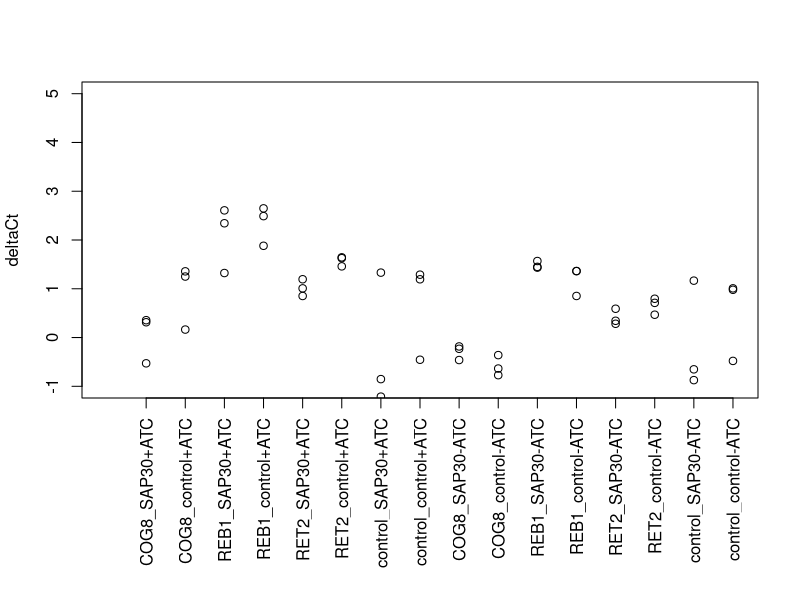

R code for this plot:
require("readxl")
#goal: analyze qPCR results - plot 
getwd()
#setwd("/Users/adam/Documents/Levy Lab/Projects/Mia's double CRISPRi screening review/qPCR results")
setwd("/Users/adam/Documents/Levy Lab/Projects/Mia's double CRISPRi screening review/qPCR results")
#Import qPCR Amplification Data (txt file)
Amp_Data_Ct = read.table("Tecan_Mia_qPCR_RQmanager_2.sdm-Amplification Data_2.txt",
                         skip = 4,
                         header = TRUE,
                         sep = "\t",
                         fill = TRUE)

#Delete unnecessary columns
Amp_Data_Ct = Amp_Data_Ct[,-c(1,2,4,5,7,8,9,10,11,12,13,14,15,16,17,18,19,20,21,22,23,24,25,26)]                         

#split matrix (gene test & endogenous control)
gene_test = Amp_Data_Ct[seq(1,nrow(Amp_Data_Ct), by = 2),]
endogenous_control = Amp_Data_Ct[seq(2,nrow(Amp_Data_Ct), by = 2),]

#calculate delta Ct
delta_ct = as.vector(gene_test[,2] - endogenous_control[,2])
x = c("COG8_SAP30", "COG8_control", "REB1_SAP30", "REB1_control", "RET2_SAP30", "RET2_control", "control_SAP30", "control_control")
y = 1:96
for(i in 1:length(x)){
  y[(i*3-2):(i*3)] = paste(x[i], "+ATC", sep = "")
  y[(i*3+22):(i*3+24)] = paste(x[i], "-ATC", sep = "")
  y[(i*3+46):(i*3+48)] = paste(x[i], "+ATC", sep = "")
  y[(i*3+70):(i*3+72)] = paste(x[i], "-ATC", sep = "")
}
names(delta_ct) = y


#Not complete (mean for COG8_SAP30+ATC should = .0641)
mean_delta_ct = 1:16
names(mean_delta_ct) = c(paste(x, "+ATC", sep = ""), paste(x, "-ATC", sep = ""))
for(i in 1:length(mean_delta_ct)){
  mean_delta_ct[i] = mean(delta_ct[(i*3-2):(i*3) + (i*3+46):(i*3+48)])
}

delta_delta_ct = mean_delta_ct[1:8] - mean_delta_ct[9:16]
names(delta_delta_ct) = x

#test
for(i in 1){
  yyy = delta_ct[(i*3-2):(i*3) + (i*3+46):(i*3+48)]
}



par(mar = c(10, 4, 4, 2) + 0.1)
i = 1
plot(c(i,i,i), delta_ct[(i*3-2):(i*3)], xlim = c(0,16), ylim = c(-1, 5), xlab = "", xaxt = 'n', ylab = "deltaCt")
for(i in 2:16){
  points(c(i,i,i), delta_ct[(i*3-2):(i*3)], xlim = c(0,16), ylim = c(-1, 5))
}
axis(1, at = 1:16, labels = names(mean_delta_ct), las = 2)
